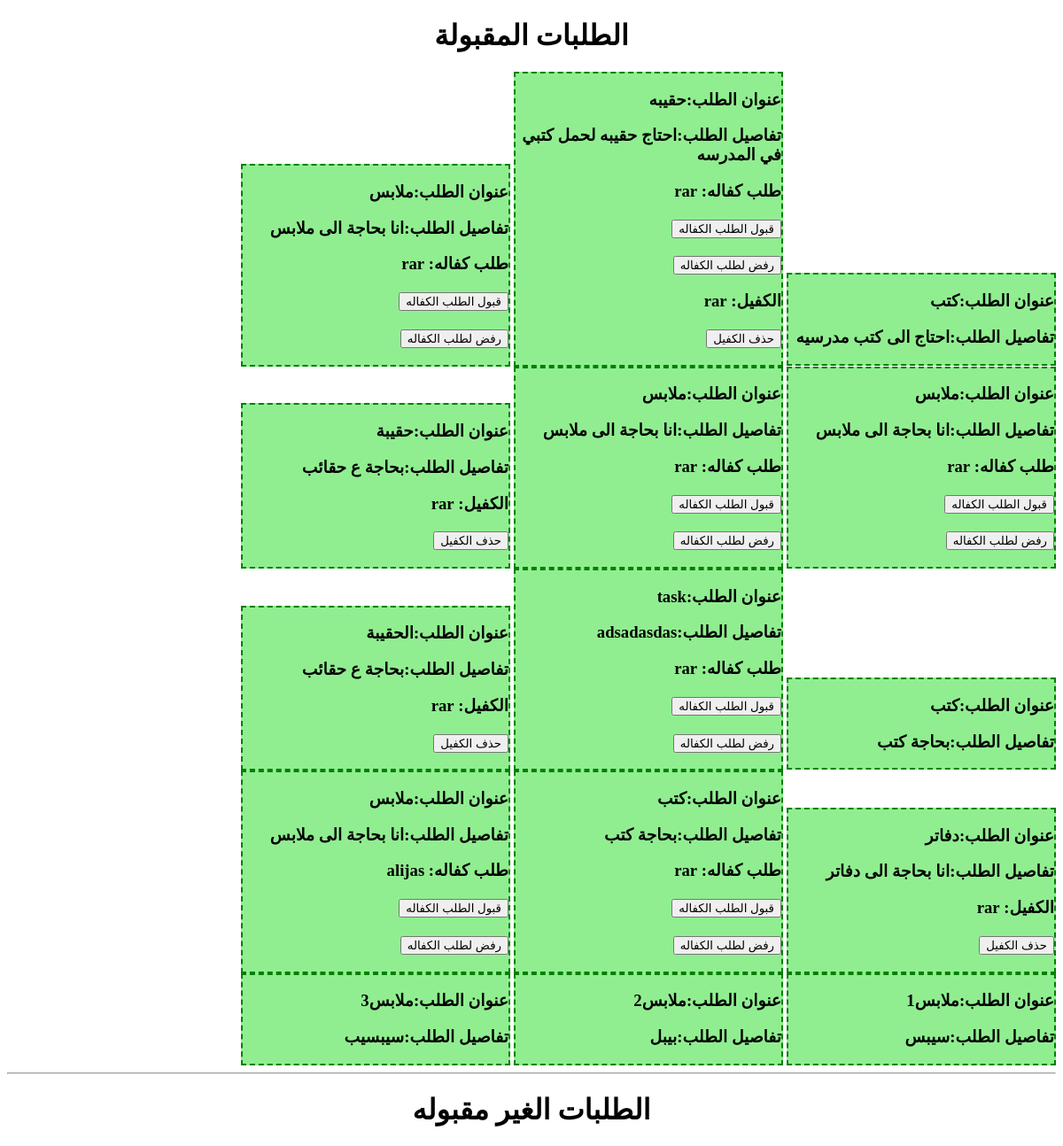
Before: /sponsor/kafalat/ (signed in) with the older database file.
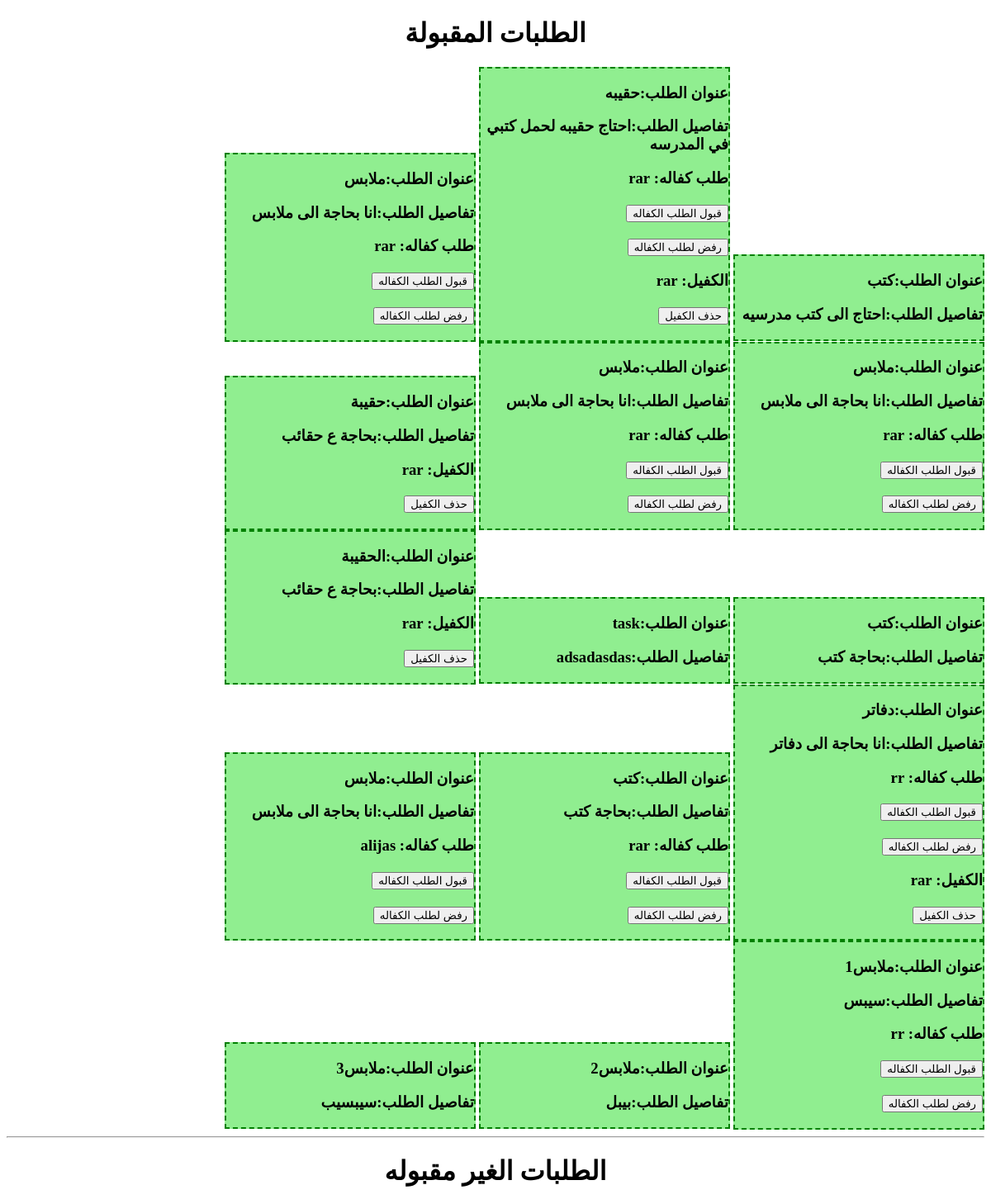
After: the same page with the newer database file.
### Students/models.py (models this page shows, shortened)
class Req_st(models.Model):
    title=models.CharField(max_length=200)
    info=models.TextField(max_length=1900)
    sender=models.CharField(max_length=200)
    date_up=models.DateField(auto_now_add=True)
    sponser=models.CharField(max_length=200,blank=True)
    approved=models.BooleanField(default=False)
    req_spon=models.CharField(max_length=250,blank=True)
    disable=models.BooleanField(default=False)

### Sponsors/views.py (the view)
@requires_csrf_token
def displayKafalat(request):
    if auth(request) == 2 or auth(request) == 1:  # sponsor or admin
        kta = Req_st.objects.filter(approved = True)
        kT = Req_st.objects.filter(sponser='',req_spon='',approved = True,disable = False)
        kF = Req_st.objects.filter(sponser='',req_spon='',approved = False,disable = False)
        return render(request, 'kafalat.html',{'kT':kT, 'kF': kF, 'kta':kta, 'auth': auth(request)})
    else:
        return redirect('home')

### accounts/views.py (called while the page is built, shortened)
def auth(request):
    sponsor_approved = Sponsor.objects.filter(username=request.user)
    student_approved = Students.objects.filter(username=request.user)
    x = 0
    if request.user.is_authenticated and not sponsor_approved and not student_approved:
        x = 1  # admin
    else:
        x = 4  # user
    return x

### Sponsors/templates/kafalat.html (shortened to what this page needs)
<!DOCTYPE html>
<html>
<head>
</head>
<body dir="rtl">
  {% if auth == 1%}
  <center><h1>الطلبات المقبولة<br></center>
      {% for i in kta %}
      <div style="border: dashed 2px green; width: 300px;display: inline-block; background-color: lightgreen;" dir="rtl">
                        <h3>عنوان الطلب:{{ i.title | safe }} </h3>
                      <h3>تفاصيل الطلب:{{ i.info | safe }}</h3>
                      {% if i.req_spon != '' %}
                                    <h3> طلب كفاله: {{ i.req_spon | safe }}</h3>
                                      <h3><button onclick="window.location.href='adminA/{{i.id | safe}}'"> قبول الطلب الكفاله </button></h3>
                                    <h3><button onclick="window.location.href='adminb/{{i.id | safe}}'"> رفض لطلب  الكفاله </button></h3>
                                  {% endif %}
                                  {% if i.sponser != '' %}
                                                <h3> الكفيل: {{ i.sponser | safe }}</h3>
                                                  <h3><button onclick="window.location.href='admind/{{i.id | safe}}'"> حذف الكفيل  </button></h3>
                                              {% endif %}
      </div>
{% endfor %}
<hr>
                <center><h1>الطلبات الغير مقبوله<br></center>
{% endif %}
</body>
</html>

### Sponsors/templates/kafalat.html (style rules this page uses)
div { border-style: solid; border-width: 1px; width : 10%; }

Changed rows visible on the page:
changed Req_st "task": req_spon "rar" → (not shown)
changed Req_st "دفاتر": req_spon (not shown) → "rr"
changed Req_st "ملابس1": req_spon (not shown) → "rr"
